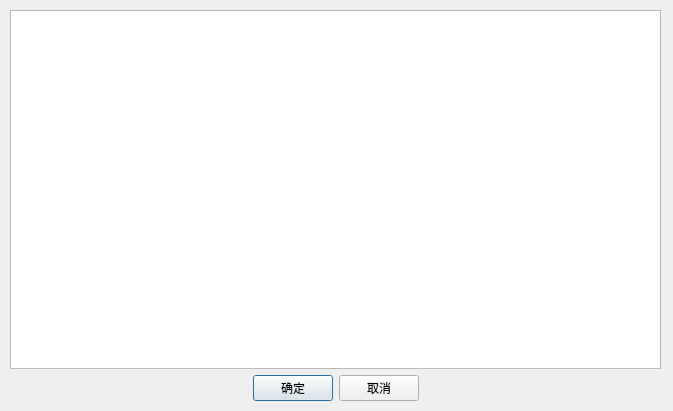
<?xml version="1.0" encoding="UTF-8"?>
<ui version="4.0">
 <class>selectcourse</class>
 <widget class="QDialog" name="selectcourse">
  <property name="geometry">
   <rect>
    <x>0</x>
    <y>0</y>
    <width>673</width>
    <height>411</height>
   </rect>
  </property>
  <property name="windowTitle">
   <string>Dialog</string>
  </property>
  <widget class="QWidget" name="">
   <property name="geometry">
    <rect>
     <x>10</x>
     <y>10</y>
     <width>651</width>
     <height>391</height>
    </rect>
   </property>
   <layout class="QVBoxLayout" name="verticalLayout">
    <item>
     <widget class="QTableView" name="tableView">
      <property name="styleSheet">
       <string notr="true">/* 表格整体：设置网格线颜色，让表格更清晰 */
QTableView {
    gridline-color: #E5E5E5;
    outline: none; /* 去掉点击时的虚线框 */
}

/* 表头：设置背景色和文字色，更美观 */
QHeaderView::section {
    background-color: #F5F5F5;
    color: #333333;
    padding: 6px;
    border: 1px solid #E0E0E0;
    font-weight: bold;
}

/* 【核心】选中行：设置背景色和文字色，整行高亮 */
QTableView::item:selected {
    background-color: #0078D4; /* 亮蓝色背景，你可以改成 #2196F3 或 #107C10 */
    color: #FFFFFF;             /* 白色文字，和背景形成强烈对比 */
}

/* 【补充】即使窗口失去焦点，选中行也保持高亮，不会变灰 */
QTableView::item:selected:!active {
    background-color: #0078D4;
    color: #FFFFFF;
}</string>
      </property>
      <property name="selectionMode">
       <enum>QAbstractItemView::SelectionMode::MultiSelection</enum>
      </property>
      <property name="selectionBehavior">
       <enum>QAbstractItemView::SelectionBehavior::SelectRows</enum>
      </property>
     </widget>
    </item>
    <item>
     <layout class="QHBoxLayout" name="horizontalLayout">
      <item>
       <spacer name="horizontalSpacer">
        <property name="orientation">
         <enum>Qt::Orientation::Horizontal</enum>
        </property>
        <property name="sizeHint" stdset="0">
         <size>
          <width>40</width>
          <height>20</height>
         </size>
        </property>
       </spacer>
      </item>
      <item>
       <widget class="QPushButton" name="confirm">
        <property name="text">
         <string>确定</string>
        </property>
       </widget>
      </item>
      <item>
       <widget class="QPushButton" name="cancel">
        <property name="text">
         <string>取消</string>
        </property>
       </widget>
      </item>
      <item>
       <spacer name="horizontalSpacer_2">
        <property name="orientation">
         <enum>Qt::Orientation::Horizontal</enum>
        </property>
        <property name="sizeHint" stdset="0">
         <size>
          <width>40</width>
          <height>20</height>
         </size>
        </property>
       </spacer>
      </item>
     </layout>
    </item>
   </layout>
  </widget>
 </widget>
 <resources/>
 <connections/>
</ui>
